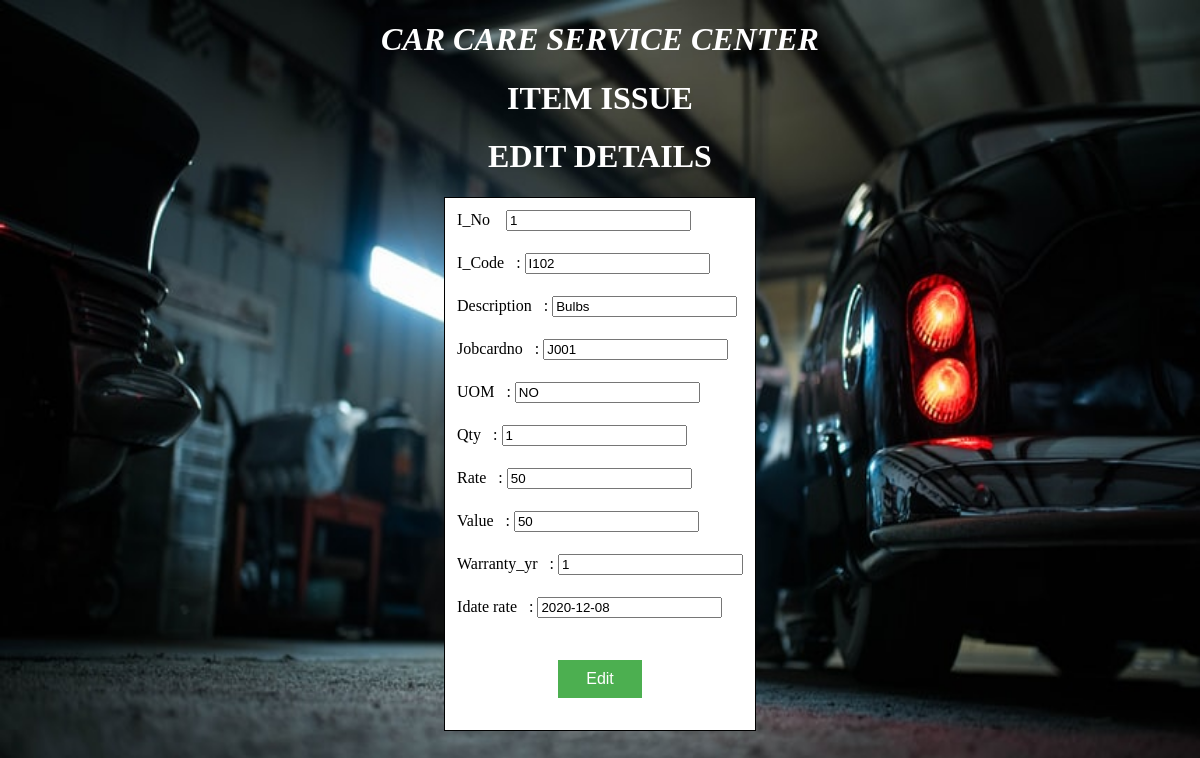
The app's page /itemissueeditdetails.php with its own data.
### tables this page shows
CREATE TABLE IF NOT EXISTS `item_issue` (
  `I_No` int(11) NOT NULL,
  `I_Code` text NOT NULL,
  `Issue_Iname` text NOT NULL,
  `jobcardno` text NOT NULL,
  `Issue_Unit_Meansure` text NOT NULL,
  `Issue_Qty` int(11) NOT NULL,
  `Issue_Rate` int(11) NOT NULL,
  `Issue_Value` int(11) NOT NULL,
  `Warranty_Year` text NOT NULL,
  `IssueDate` date NOT NULL,
  PRIMARY KEY (`I_No`)
);

### itemissueeditdetails.php (the view, shortened to what this page needs)
<!DOCTYPE HTML>
<html>
<head>
</head>
<body bgcolor="">
<center>
<marquee><h1 class="impact" style="color:white;"><b><i>CAR CARE SERVICE CENTER</i></b></h1></marquee>
<h1 class="impact" style="color:white;"><b>ITEM ISSUE</b></h1>
<h1 class="impact" style="color:white;"><b>EDIT DETAILS</b></h1>
<table align="center" cellpadding="10" bgcolor="white" style="border:1px solid black" bordercolor="#D7DF01">
</head>
<body bgcolor="">
<?php
$conn=mysql_connect("localhost","root","");
if($conn)
{
    echo "<body bgcolor='pink'>";
    echo "<center>";
    $ino=$_GET['I_No'];
    $res=mysql_query("select * from item_issue where I_No like '%$ino%'");
    $row=mysql_fetch_array($res);
    echo "<form action=\"itemissueeditsave.php\" method=\"POST\">";
    echo "<tr>";
    echo "<td>I_No&nbsp;&nbsp;&nbsp;&nbsp;<input type=\"text\"name=\"INo\" value={$row['I_No']}></td>";
    echo "</tr>";
    echo "<tr>";
    echo "<td>I_Code&nbsp;&nbsp;&nbsp;:&nbsp;<input type=\"text\"name=\"ICode\" value={$row['I_Code']}></td>";
    echo "</tr>";
    echo "<tr>";
    echo "<td>Description&nbsp&nbsp&nbsp:&nbsp;<input type=\"text\" name=\"IName\" value={$row['Issue_Iname']}></td>";
    echo "</tr>";
     echo "<tr>";
    echo "<td>Jobcardno&nbsp&nbsp&nbsp:&nbsp;<input type=\"text\" name=\"jobcardno\" value={$row['jobcardno']}></td>";
    echo "</tr>";
    echo "<tr>";
    echo "<td>UOM&nbsp&nbsp&nbsp:&nbsp<input type=\"text\" name=\"UOM\" value={$row['Issue_Unit_Meansure']}></td>";
    echo "</tr>";
    echo "<tr>";
    echo "<td>Qty&nbsp&nbsp&nbsp:&nbsp<input type=\"text\" name=\"Qty\" value={$row['Issue_Qty']}></td>";
     echo "</tr>";
    echo "<tr>";
    echo "<td>Rate&nbsp&nbsp&nbsp:&nbsp<input type=\"text\" name=\"Rate\" value={$row['Issue_Rate']}></td>";
    echo "</tr>";
    echo "<tr>";
    echo "<td>Value&nbsp&nbsp&nbsp:&nbsp<input type=\"text\" name=\"Val\" value={$row['Issue_Value']}></td>";
    echo "</tr>";
    echo "<tr>";
    echo "<td>Warranty_yr&nbsp&nbsp&nbsp:&nbsp<input type=\"text\" name=\"Warrantyyr\" value={$row['Warranty_Year']}></td>";
    echo "</tr>";
    echo "<tr>";
    echo "<td>Idate rate&nbsp&nbsp&nbsp:&nbsp<input type=\"text\" name=\"IDate\" value={$row['IssueDate']}></td>";
    echo "</tr>";
     echo "<tr>";
     echo "<td colspan=\"2\" align=\"center\"><p> <input class=\"button\" type=\"submit\" name=\"Edit\" value=\"Edit\"> </p></td>";
     echo "</tr>";
    echo "</form>";
    echo "</table>";
    echo "</center>";
}
?>
</body>
</html>

### itemissueeditdetails.php (style rules this page uses)
.button { background-color: #4CAF50; border: none; color: white; padding: 10px 28px; text-align: center; text-decoration: none; display: inline-block; font-size: 16px; margin: 4px 2px; cursor: pointer; }
body { background-image: url('bg1.jpg'); background-repeat: no-repeat; background-attachment: fixed; background-size: 100% 100%; }

### records on screen
item_issue: INo "1", ICode "I102", IName "Bulbs", jobcardno "J001", UOM "NO", Qty "1", Rate "50", Val "50", Warrantyyr "1", IDate "2020-12-08"
